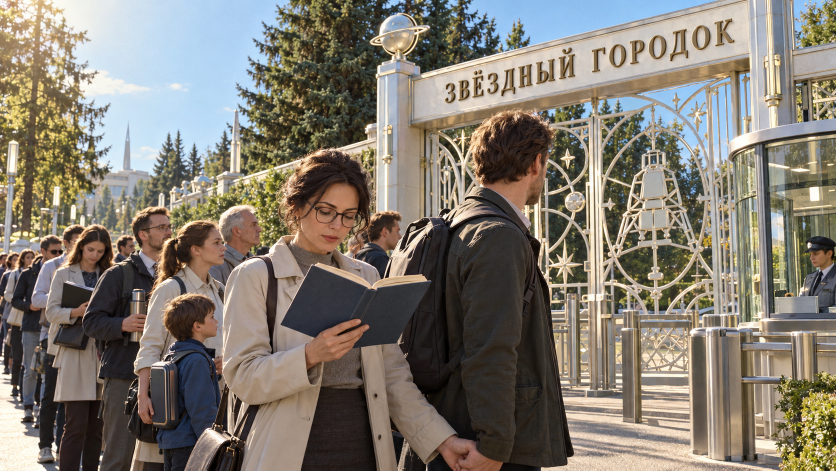
#> input picture assets/gen/s6_gpt3_b_0.png, 1672 x 941 px (shown at 1/2 size)
$ python _s6_clock_sheet.py
#> lines starting #> are read from the running program, lines starting #| are printed output that depends on the picture; pictures that were not available may be replaced by others from this repository, and a replacement may not be noted
### _s6_clock_ab.py
# -*- coding: utf-8 -*-
"""Электронное табло-часы (диегетическое): семь сегментов, тёмная панель, тёплое свечение.
Проба размещения на плашке S6-B — 3 кандидата, лист-выборка (0 ₽, без генерации)."""
import os
from PIL import Image, ImageDraw, ImageFilter

HERE = os.path.dirname(os.path.abspath(__file__))

# сегменты: a верх, b верх-право, c низ-право, d низ, e низ-лево, f верх-лево, g середина
SEG = {
    '0': 'abcdef', '1': 'bc', '2': 'abged', '3': 'abgcd', '4': 'fgbc',
    '5': 'afgcd', '6': 'afgedc', '7': 'abc', '8': 'abcdefg', '9': 'abcfgd',
    ':': '',
}


def seg_poly(x, y, w, h, seg, t):
    """Полигон сегмента в рамке (x,y,w,h); t — толщина."""
    g = t * 0.42
    m = t / 2.0
    if seg == 'a':
        return [(x + m, y + m), (x + w - m, y + m), (x + w - m - t, y + t), (x + m + t, y + t)]
    if seg == 'd':
        return [(x + m + t, y + h - t), (x + w - m - t, y + h - t), (x + w - m, y + h - m), (x + m, y + h - m)]
    if seg == 'g':
        return [(x + m + t, y + h / 2 - g), (x + w - m - t, y + h / 2 - g),
                (x + w - m - t, y + h / 2 + g), (x + m + t, y + h / 2 + g)]
    if seg == 'f':
        return [(x + m, y + m), (x + t, y + t), (x + t, y + h / 2 - g), (x + m, y + h / 2 - g * 0.6)]
    if seg == 'b':
        return [(x + w - m, y + m), (x + w - t, y + t), (x + w - t, y + h / 2 - g),
                (x + w - m, y + h / 2 - g * 0.6)]
    if seg == 'e':
        return [(x + m, y + h / 2 + g * 0.6), (x + t, y + h / 2 + g), (x + t, y + h - t), (x + m, y + h - m)]
    if seg == 'c':
        return [(x + w - m, y + h / 2 + g * 0.6), (x + w - t, y + h / 2 + g),
                (x + w - t, y + h - t), (x + w - m, y + h - m)]
    return []


def draw_led_text(d, x, y, h, text, color, t_ratio=0.16):
    """Рисует текст семисегментными цифрами; возвращает ширину."""
    t = max(2, int(h * t_ratio))
    w = h * 0.56
    gap = h * 0.20
    cx = x
    for ch in text:
        if ch == ':':
            r = t * 0.75
            d.ellipse([cx + gap * 0.2, y + h * 0.28 - r, cx + gap * 0.2 + 2 * r, y + h * 0.28 + r], fill=color)
            d.ellipse([cx + gap * 0.2, y + h * 0.66 - r, cx + gap * 0.2 + 2 * r, y + h * 0.66 + r], fill=color)
            cx += gap + t * 1.2
            continue
        for s in SEG.get(ch, ''):
            d.polygon(seg_poly(cx, y, w, h, s, t), fill=color)
        cx += w + gap
    return cx - x - gap


def clock(base, box, text='06:07', color=(255, 96, 60)):
    """Панель-табло в box (x0,y0,x1,y1) с LED-цифрами и мягким свечением."""
    x0, y0, x1, y1 = box
    w, h = x1 - x0, y1 - y0
    pad = int(h * 0.16)
    # свечение позади
    glow = Image.new('RGBA', base.size, (0, 0, 0, 0))
    ImageDraw.Draw(glow).rounded_rectangle([x0 - pad, y0 - pad, x1 + pad, y1 + pad],
                                           radius=int(h * 0.2), fill=color + (70,))
    glow = glow.filter(ImageFilter.GaussianBlur(int(h * 0.28)))
    base = Image.alpha_composite(base.convert('RGBA'), glow).convert('RGB')
    d = ImageDraw.Draw(base)
    d.rounded_rectangle([x0, y0, x1, y1], radius=int(h * 0.16), fill=(16, 17, 20))
    d.rounded_rectangle([x0, y0, x1, y1], radius=int(h * 0.16), outline=(58, 60, 66), width=max(1, int(h * 0.05)))
    th = int(h * 0.52)
    tw = draw_led_text(d, 0, -1000, th, '00:00', color)  # измерить ширину
    x = x0 + (w - tw) / 2
    draw_led_text(d, x, y0 + (h - th) / 2, th, text, color)
    return base


# [34 lines left out: function preview, not called in this run]


# [2 lines that do not run on import are left out]

### _s6_clock_sheet.py
# -*- coding: utf-8 -*-
"""Лист: S6 без часов (как в сборке) / с табло C1 / с табло C2 + метка S1 без времени."""
import os
from PIL import Image, ImageDraw, ImageFont

HERE = os.path.dirname(os.path.abspath(__file__))
import _s6_clock_ab as C

f = ImageFont.truetype('/usr/share/fonts/truetype/lato/Lato-Bold.ttf', 21)
plate = Image.open(os.path.join(HERE, 'assets', 'gen', 's6_gpt3_b_0.png')).convert('RGB').resize((2400, 1350), Image.LANCZOS)
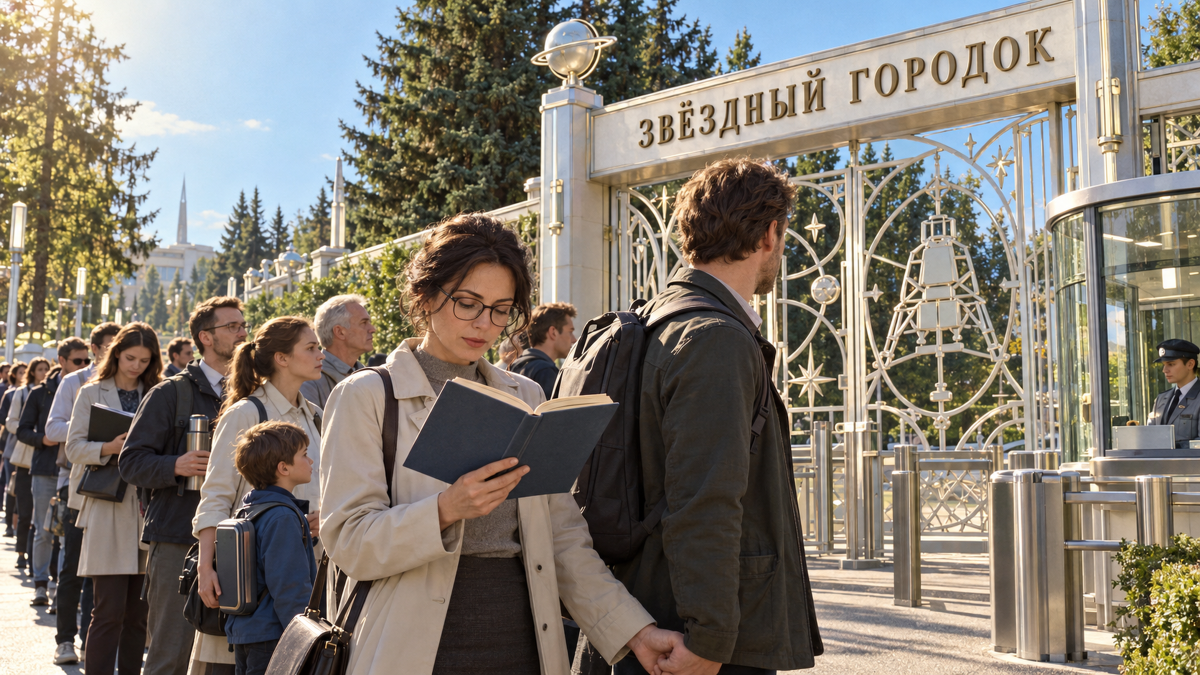
#> plate: PIL image 2400x1350 RGB (shown at 1/2 size); mean R, G, B 130.1, 123, 112.6

rows = []
rows.append(('S6 · без часов (так сейчас в сборке)', Image.open(os.path.join(HERE, 'assets', 'review', 'review_96_s6_vn_ok.png')).convert('RGB')))
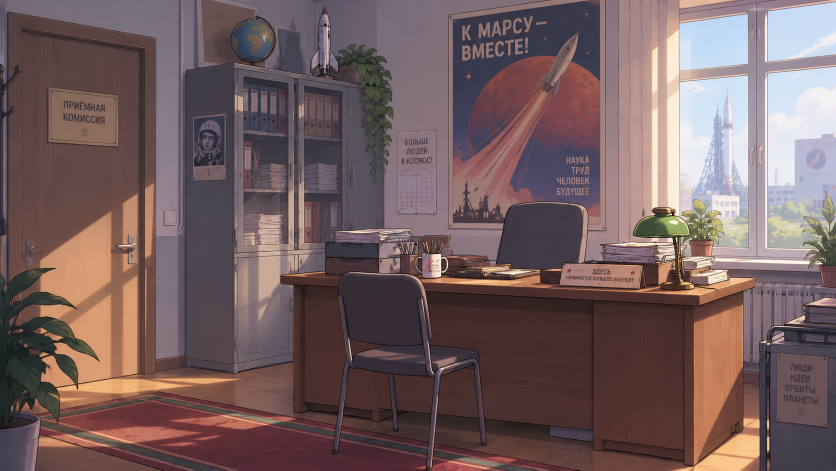
#> input picture assets/gen/bg_reception_vn_0.png, 1672 x 941 px, given in place of review_96_s6_vn_ok.png, which was not available (shown at 1/2 size)
for lb, box in (('S6 · табло C1 на будке', (1898, 322, 2108, 412)),
                ('S6 · табло C2 на правой стойке ворот', (1428, 430, 1600, 512))):
    v = C.clock(plate.copy(), box)
    rows.append((lb, v))
#> this loop made 2 passes
#> (tw in clock, x in clock) on passes 1 to 2: (148.2, 1928.9), (134.9, 1446.6)
#> pass 1, in clock, `glow = glow.filter(ImageFilter.GaussianBlur(int(h * 0.28)))`:
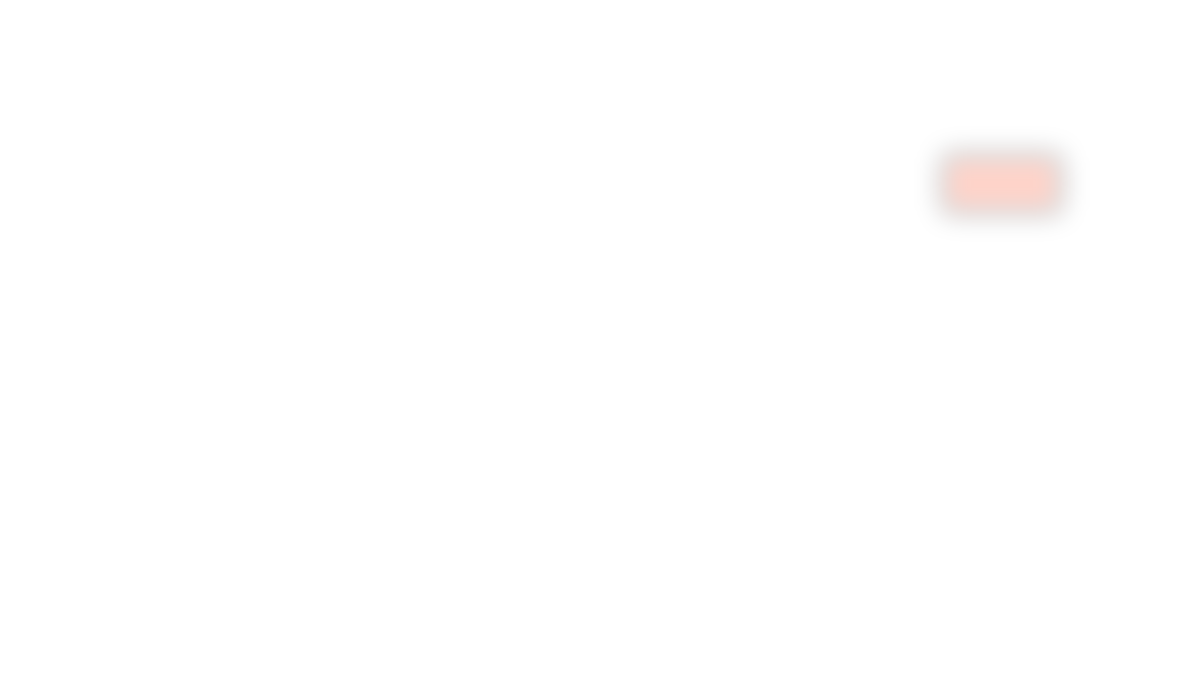
#> glow: PIL image 2400x1350 RGBA (shown at 1/2 size); mean R, G, B, A 2.2, 0.8, 0.5, 0.6; transparent parts drawn white
#> after the loop, rows = 3 items
rows.append(('S1 · метка без времени (было «ПОДВОРОТНЯ · 06:07»)',
             Image.open(os.path.join(HERE, 'assets', 'review', 'review_96_s1_vn_ok.png')).convert('RGB')))
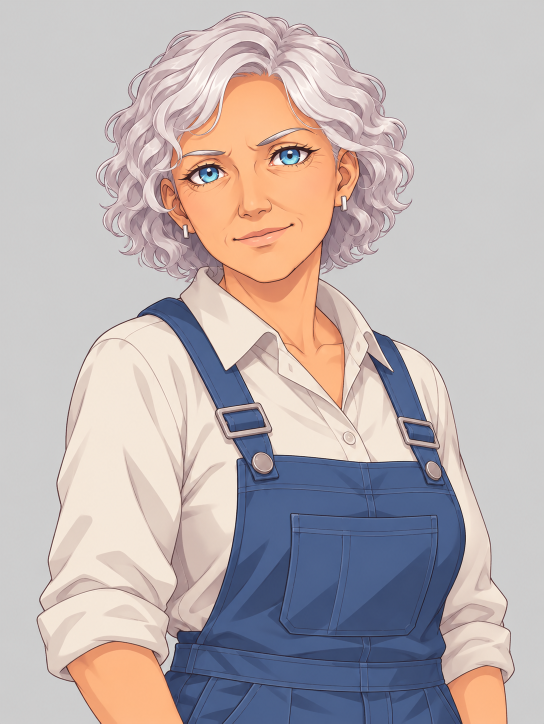
#> input picture assets/gen/kate_overalls_0.png, 1087 x 1447 px, given in place of review_96_s1_vn_ok.png, which was not available (shown at 1/2 size)

W = 1320
pad, lab = 20, 32
imgs = [(lb, im.resize((W, int(im.height * W / im.width)), Image.LANCZOS)) for lb, im in rows]
#> imgs = 4 items
H = 10 + sum(lab + im.height + pad for _, im in imgs)
#> H = 4201
sheet = Image.new('RGB', (W + 2 * pad, H), (18, 20, 26))
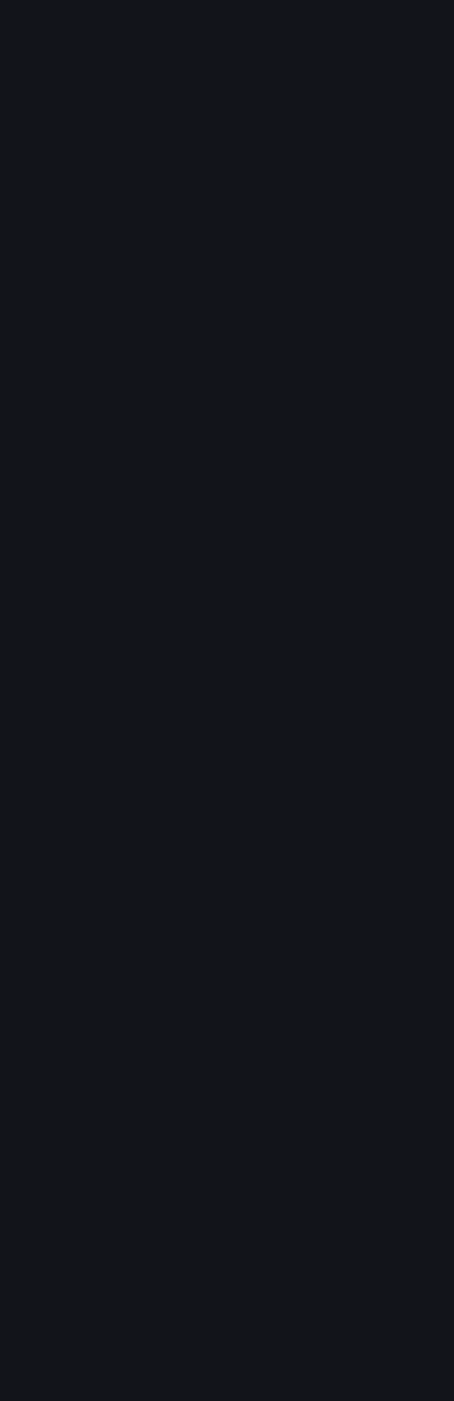
#> sheet: PIL image 1360x4201 RGB (shown at 1/3 size); mean R, G, B 18, 20, 26
d = ImageDraw.Draw(sheet)
y = 8
for lb, im in imgs:
    d.text((pad, y), lb, font=f, fill=(232, 200, 140)); y += lab
    sheet.paste(im, (pad, y)); y += im.height + pad
#> this loop made 4 passes
#> (lb, y) on passes 1 to 3: ('S6 · без часов (так сейчас в сборке)', 802), ('S6 · табло C1 на будке', 1596), ('S6 · табло C2 на правой стойке ворот', 2390)
#> y on pass 4: 4199
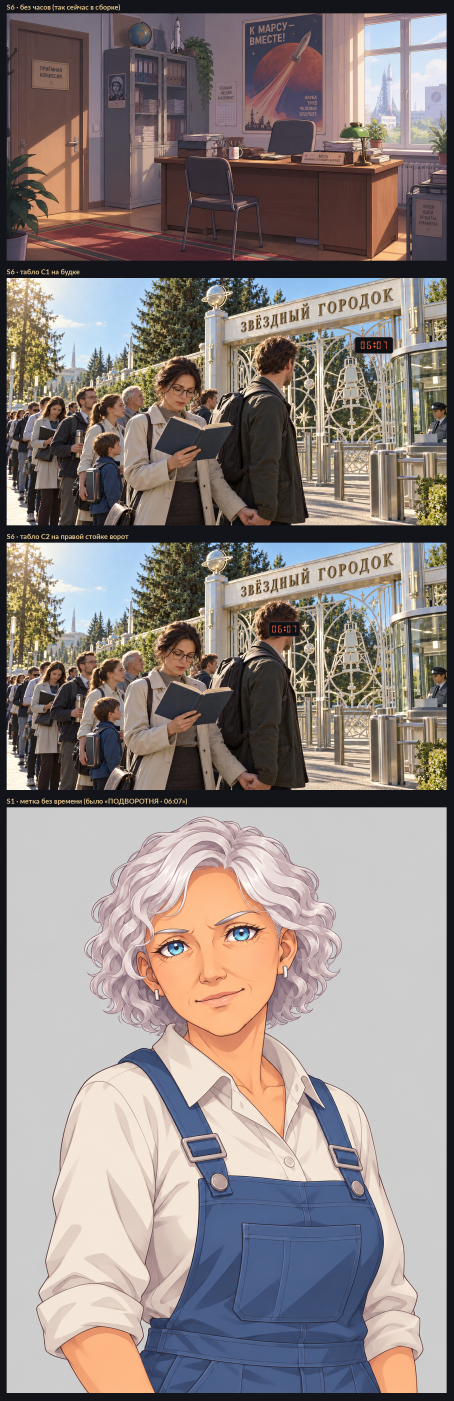
#> sheet: PIL image 1360x4201 RGB (shown at 1/3 size); mean R, G, B 142.4, 132.2, 129.2
#> after the loop, y = 4199
p = os.path.join(HERE, 'assets', 'review', 'review_121_s6_clock.png')
sheet.save(p)
print('sheet ->', os.path.relpath(p, HERE), sheet.size)
#| sheet -> assets/review/review_121_s6_clock.png (1360, 4201)
